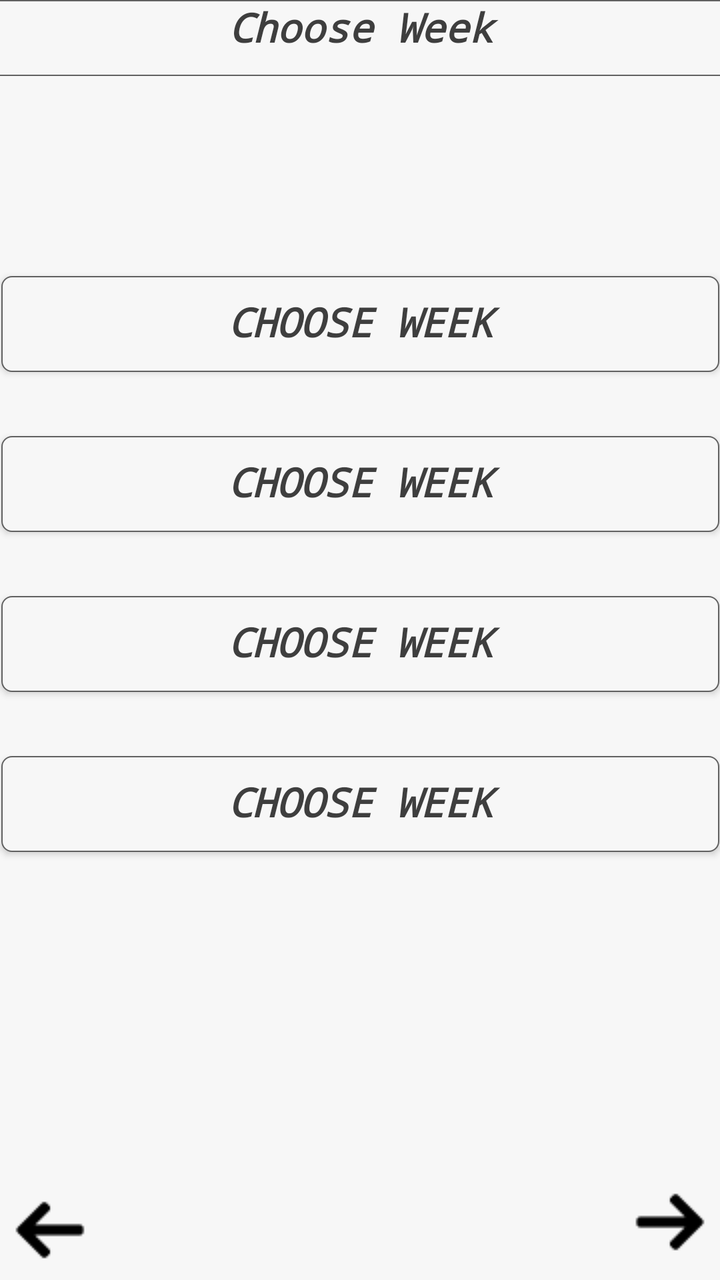
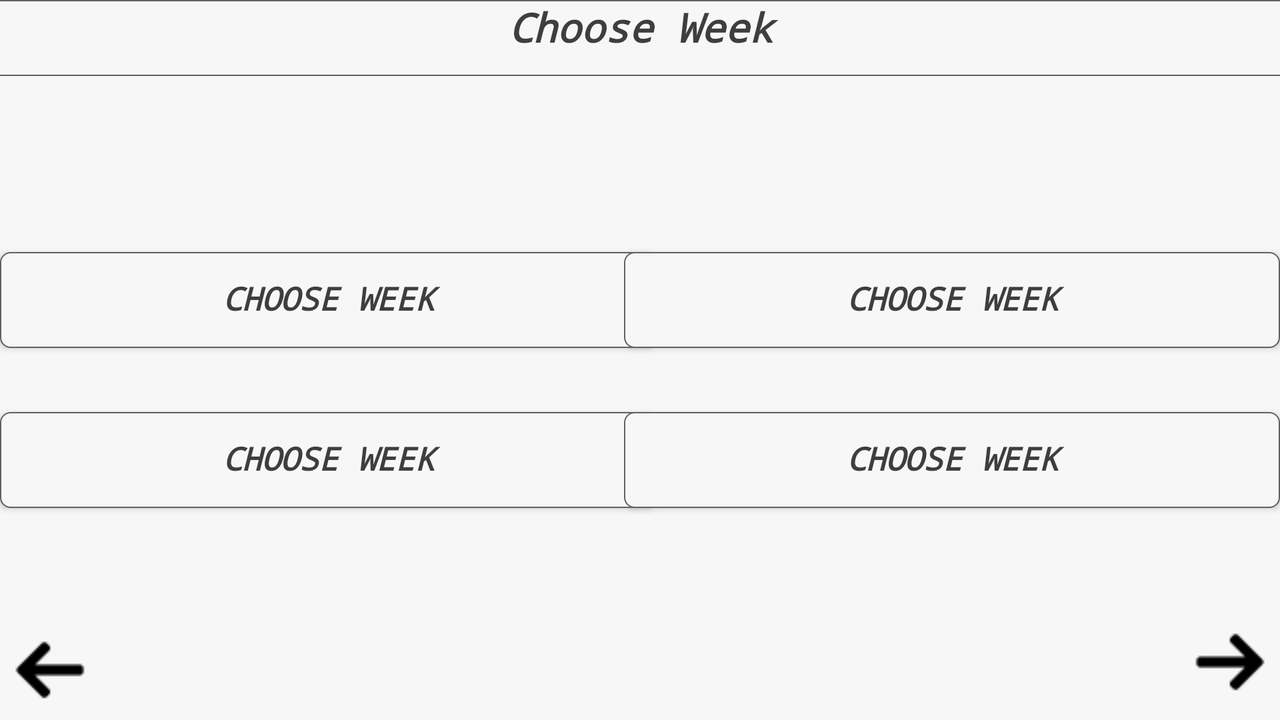

Compare how this app lays out the same screen by default and in its alternative resource folder. The renders come first, then the two layout files and the values they reference.
<!-- AndroidManifest.xml: application theme Theme.COB155CW -->
<!-- res/layout/activity_week_select.xml -->
<?xml version="1.0" encoding="utf-8"?>
<androidx.constraintlayout.widget.ConstraintLayout xmlns:android="http://schemas.android.com/apk/res/android"
    xmlns:app="http://schemas.android.com/apk/res-auto"
    xmlns:tools="http://schemas.android.com/tools"
    android:layout_width="match_parent"
    android:layout_height="match_parent"
    tools:context=".WeekSelect"
    android:background="@color/color_background">

    <TextView
        android:id="@+id/BrightnessLabel"
        android:layout_width="144dp"
        android:layout_height="28dp"
        android:layout_marginStart="28dp"
        android:textColor="@color/color_text"
        android:layout_marginTop="32dp"
        android:soundEffectsEnabled="false"
        android:textSize="16sp"
        android:textStyle="bold"
        app:layout_constraintStart_toStartOf="parent"
        app:layout_constraintTop_toBottomOf="@+id/textView5" />

    <TextView
        android:id="@+id/SummaryLabel"
        android:layout_width="wrap_content"
        android:layout_height="wrap_content"
        android:textColor="@color/color_text"
        android:layout_marginStart="148dp"
        android:layout_marginTop="52dp"
        app:layout_constraintStart_toStartOf="parent"
        app:layout_constraintTop_toBottomOf="@+id/BrightnessLabel" />

    <TextView
        android:id="@+id/SummaryLabel2"
        android:layout_width="wrap_content"
        android:layout_height="wrap_content"
        android:layout_marginStart="148dp"
        android:textColor="@color/color_text"
        android:layout_marginTop="16dp"
        app:layout_constraintStart_toStartOf="parent"
        app:layout_constraintTop_toBottomOf="@+id/SummaryLabel" />

    <TextView
        android:id="@+id/SummaryLabel3"
        android:layout_width="wrap_content"
        android:layout_height="wrap_content"
        android:layout_marginStart="148dp"
        android:textColor="@color/color_text"
        android:layout_marginTop="16dp"
        app:layout_constraintStart_toStartOf="parent"
        app:layout_constraintTop_toBottomOf="@+id/SummaryLabel2" />



    <TextView
        android:id="@+id/textView"
        android:layout_width="411dp"
        android:layout_height="38dp"
        android:fontFamily="monospace"
        android:textColor="@color/color_text"
        android:text="@string/choose_week"
        android:background="@drawable/rounded_corners"
        android:textAlignment="center"
        android:textSize="20sp"
        android:textStyle="bold|italic"
        app:layout_constraintEnd_toEndOf="parent"
        app:layout_constraintStart_toStartOf="parent"
        app:layout_constraintTop_toTopOf="parent" />

    <TextView
        android:id="@+id/LightingLabel"
        android:layout_width="144dp"
        android:layout_height="28dp"
        android:layout_marginStart="16dp"
        android:textColor="@color/color_text"
        android:layout_marginTop="24dp"
        android:soundEffectsEnabled="false"
        android:textSize="20sp"
        android:textStyle="bold"
        app:layout_constraintStart_toStartOf="parent"
        app:layout_constraintTop_toBottomOf="@+id/textView" />

    <Button
        android:id="@+id/textView2"
        android:layout_width="359dp"
        android:layout_height="48dp"
        android:layout_marginTop="48dp"
        android:background="@drawable/rounded_corners"
        android:fontFamily="monospace"
        android:textColor="@color/color_text"
        android:includeFontPadding="false"
        android:text="@string/choose_week"
        android:contentDescription="Week Select"
        android:textAlignment="center"
        android:textSize="20sp"
        android:textStyle="bold|italic"
        app:layout_constraintEnd_toEndOf="parent"
        app:layout_constraintStart_toStartOf="parent"
        app:layout_constraintTop_toBottomOf="@+id/LightingLabel" />

    <Button
        android:id="@+id/textView3"
        android:layout_width="359dp"
        android:layout_height="48dp"
        android:layout_marginTop="32dp"
        android:background="@drawable/rounded_corners"
        android:fontFamily="monospace"
        android:includeFontPadding="false"
        android:text="@string/choose_week"
        android:textColor="@color/color_text"
        android:contentDescription="Week Select"
        android:textAlignment="center"
        android:textSize="20sp"
        android:textStyle="bold|italic"
        app:layout_constraintEnd_toEndOf="parent"
        app:layout_constraintStart_toStartOf="parent"
        app:layout_constraintTop_toBottomOf="@+id/textView2" />

    <Button
        android:id="@+id/textView4"
        android:layout_width="359dp"
        android:layout_height="48dp"
        android:layout_marginTop="32dp"
        android:background="@drawable/rounded_corners"
        android:fontFamily="monospace"
        android:includeFontPadding="false"
        android:text="@string/choose_week"
        android:textAlignment="center"
        android:textSize="20sp"
        android:contentDescription="Week Select"
        android:textColor="@color/color_text"
        android:textStyle="bold|italic"
        app:layout_constraintEnd_toEndOf="parent"
        app:layout_constraintStart_toStartOf="parent"
        app:layout_constraintTop_toBottomOf="@+id/textView3" />

    <Button
        android:id="@+id/textView5"
        android:layout_width="359dp"
        android:layout_height="48dp"
        android:layout_marginTop="32dp"
        android:background="@drawable/rounded_corners"
        android:fontFamily="monospace"
        android:includeFontPadding="false"
        android:text="@string/choose_week"
        android:textColor="@color/color_text"
        android:contentDescription="Week Select"
        android:textAlignment="center"
        android:textSize="20sp"
        android:textStyle="bold|italic"
        app:layout_constraintEnd_toEndOf="parent"
        app:layout_constraintStart_toStartOf="parent"
        app:layout_constraintTop_toBottomOf="@+id/textView4" />

    <ImageButton
        android:id="@+id/imageButton6"
        android:layout_width="wrap_content"
        android:layout_height="wrap_content"
        android:background="@null"
        android:src="@drawable/back"
        android:contentDescription="Last Week"
        app:layout_constraintBottom_toBottomOf="parent"
        app:layout_constraintStart_toStartOf="parent" />

    <ImageButton
        android:id="@+id/imageButton8"
        android:layout_width="wrap_content"
        android:layout_height="wrap_content"
        android:layout_marginBottom="4dp"
        android:background="@null"
        android:rotation="180"
        android:src="@drawable/back"
        android:contentDescription="Next Week"
        app:layout_constraintBottom_toBottomOf="parent"
        app:layout_constraintEnd_toEndOf="parent" />

</androidx.constraintlayout.widget.ConstraintLayout>
<!-- resources referenced by this layout -->
<resources>
  <color name="color_background">#F7F7F7</color>
  <color name="color_text">#3E3E3E</color>
  <!-- drawable back: png bitmap (drawable, 353 bytes) -->
  <!-- drawable rounded_corners (drawable) -->
  <?xml version="1.0" encoding="utf-8"?>
  <shape xmlns:android="http://schemas.android.com/apk/res/android"
      android:shape="rectangle"
      android:padding="10dp">
  
      <solid android:color="@color/color_item_background" />
      <corners
          android:bottomRightRadius="5dp"
          android:bottomLeftRadius="5dp"
          android:topLeftRadius="5dp"
          android:topRightRadius="5dp" />
      <stroke android:width="2px" android:color="#616161" />
  </shape>
  <string name="choose_week">Choose Week</string>
  <style name="Theme.COB155CW" parent="Theme.AppCompat.Light.NoActionBar">
          <item name="windowActionBar">false</item>
          <item name="windowNoTitle">true</item>
          <item name="android:windowFullscreen">true</item>
      </style>
  <color name="color_item_background">#F7F7F7</color>
</resources>
<!-- res/layout-land/activity_week_select.xml (the repository's variant of the layout above) -->
<!-- drawn on the phone turned sideways -->
<?xml version="1.0" encoding="utf-8"?>
<androidx.constraintlayout.widget.ConstraintLayout xmlns:android="http://schemas.android.com/apk/res/android"
    xmlns:app="http://schemas.android.com/apk/res-auto"
    xmlns:tools="http://schemas.android.com/tools"
    android:layout_width="match_parent"
    android:layout_height="match_parent"
    tools:context=".WeekSelect"
    android:background="@color/color_background">

    <TextView
        android:id="@+id/BrightnessLabel"
        android:layout_width="144dp"
        android:layout_height="28dp"
        android:layout_marginStart="28dp"
        android:textColor="@color/color_text"
        android:layout_marginTop="32dp"
        android:soundEffectsEnabled="false"
        android:textSize="16sp"
        android:textStyle="bold"
        app:layout_constraintStart_toStartOf="parent"
        app:layout_constraintTop_toBottomOf="@+id/textView5" />

    <TextView
        android:id="@+id/SummaryLabel"
        android:layout_width="wrap_content"
        android:layout_height="wrap_content"
        android:layout_marginStart="148dp"
        android:layout_marginTop="12dp"
        android:textColor="@color/color_text"
        app:layout_constraintStart_toStartOf="parent"
        app:layout_constraintTop_toBottomOf="@+id/BrightnessLabel" />


    <TextView
        android:id="@+id/SummaryLabel2"
        android:layout_width="wrap_content"
        android:layout_height="wrap_content"
        android:layout_marginStart="148dp"
        android:layout_marginTop="12dp"
        android:textColor="@color/color_text"
        app:layout_constraintStart_toEndOf="@+id/SummaryLabel"
        app:layout_constraintTop_toBottomOf="@+id/BrightnessLabel" />

    <TextView
        android:id="@+id/SummaryLabel3"
        android:layout_width="wrap_content"
        android:layout_height="wrap_content"
        android:layout_marginStart="168dp"
        android:layout_marginTop="16dp"
        android:textColor="@color/color_text"
        app:layout_constraintStart_toEndOf="@+id/imageButton6"
        app:layout_constraintTop_toBottomOf="@+id/SummaryLabel2" />

    <TextView
        android:id="@+id/textView"
        android:layout_width="732dp"
        android:layout_height="38dp"
        android:background="@drawable/rounded_corners"
        android:fontFamily="monospace"
        android:text="@string/choose_week"
        android:textAlignment="center"
        android:textColor="@color/color_text"
        android:textSize="20sp"
        android:textStyle="bold|italic"
        app:layout_constraintEnd_toEndOf="parent"
        app:layout_constraintStart_toStartOf="parent"
        app:layout_constraintTop_toTopOf="parent" />

    <TextView
        android:id="@+id/LightingLabel"
        android:layout_width="144dp"
        android:layout_height="28dp"
        android:layout_marginStart="16dp"
        android:textColor="@color/color_text"
        android:layout_marginTop="24dp"
        android:soundEffectsEnabled="false"
        android:textSize="20sp"
        android:textStyle="bold"
        app:layout_constraintStart_toStartOf="parent"
        app:layout_constraintTop_toBottomOf="@+id/textView" />

    <Button
        android:id="@+id/textView2"
        android:layout_width="328dp"
        android:layout_height="48dp"
        android:layout_marginTop="36dp"
        android:background="@drawable/rounded_corners"
        android:contentDescription="Week Select"
        android:fontFamily="monospace"
        android:includeFontPadding="false"
        android:text="@string/choose_week"
        android:textAlignment="center"
        android:textColor="@color/color_text"
        android:textSize="16sp"
        android:textStyle="bold|italic"
        app:layout_constraintEnd_toEndOf="parent"
        app:layout_constraintHorizontal_bias="0.0"
        app:layout_constraintStart_toStartOf="parent"
        app:layout_constraintTop_toBottomOf="@+id/LightingLabel" />

    <Button
        android:id="@+id/textView3"
        android:layout_width="328dp"
        android:layout_height="48dp"
        android:layout_marginTop="36dp"
        android:background="@drawable/rounded_corners"
        android:contentDescription="Week Select"
        android:fontFamily="monospace"
        android:includeFontPadding="false"
        android:text="@string/choose_week"
        android:textAlignment="center"
        android:textColor="@color/color_text"
        android:textSize="16sp"
        android:textStyle="bold|italic"
        app:layout_constraintEnd_toEndOf="parent"
        app:layout_constraintHorizontal_bias="1.0"
        app:layout_constraintStart_toStartOf="parent"
        app:layout_constraintTop_toBottomOf="@+id/LightingLabel" />

    <Button
        android:id="@+id/textView4"
        android:layout_width="328dp"
        android:layout_height="48dp"
        android:layout_marginTop="32dp"
        android:background="@drawable/rounded_corners"
        android:contentDescription="Week Select"
        android:fontFamily="monospace"
        android:includeFontPadding="false"
        android:text="@string/choose_week"
        android:textAlignment="center"
        android:textColor="@color/color_text"
        android:textSize="16sp"
        android:textStyle="bold|italic"
        app:layout_constraintEnd_toEndOf="parent"
        app:layout_constraintHorizontal_bias="0.0"
        app:layout_constraintStart_toStartOf="parent"
        app:layout_constraintTop_toBottomOf="@+id/textView2" />

    <Button
        android:id="@+id/textView5"
        android:layout_width="328dp"
        android:layout_height="48dp"
        android:layout_marginTop="32dp"
        android:background="@drawable/rounded_corners"
        android:contentDescription="Week Select"
        android:fontFamily="monospace"
        android:includeFontPadding="false"
        android:text="@string/choose_week"
        android:textAlignment="center"
        android:textColor="@color/color_text"
        android:textSize="16sp"
        android:textStyle="bold|italic"
        app:layout_constraintEnd_toEndOf="parent"
        app:layout_constraintHorizontal_bias="1.0"
        app:layout_constraintStart_toEndOf="@+id/textView4"
        app:layout_constraintTop_toBottomOf="@+id/textView3" />

    <ImageButton
        android:id="@+id/imageButton6"
        android:layout_width="wrap_content"
        android:layout_height="wrap_content"
        android:background="@null"
        android:src="@drawable/back"
        android:contentDescription="Last Week"
        app:layout_constraintBottom_toBottomOf="parent"
        app:layout_constraintStart_toStartOf="parent" />

    <ImageButton
        android:id="@+id/imageButton8"
        android:layout_width="wrap_content"
        android:layout_height="wrap_content"
        android:layout_marginBottom="4dp"
        android:background="@null"
        android:rotation="180"
        android:src="@drawable/back"
        android:contentDescription="Next Week"
        app:layout_constraintBottom_toBottomOf="parent"
        app:layout_constraintEnd_toEndOf="parent" />

</androidx.constraintlayout.widget.ConstraintLayout>
